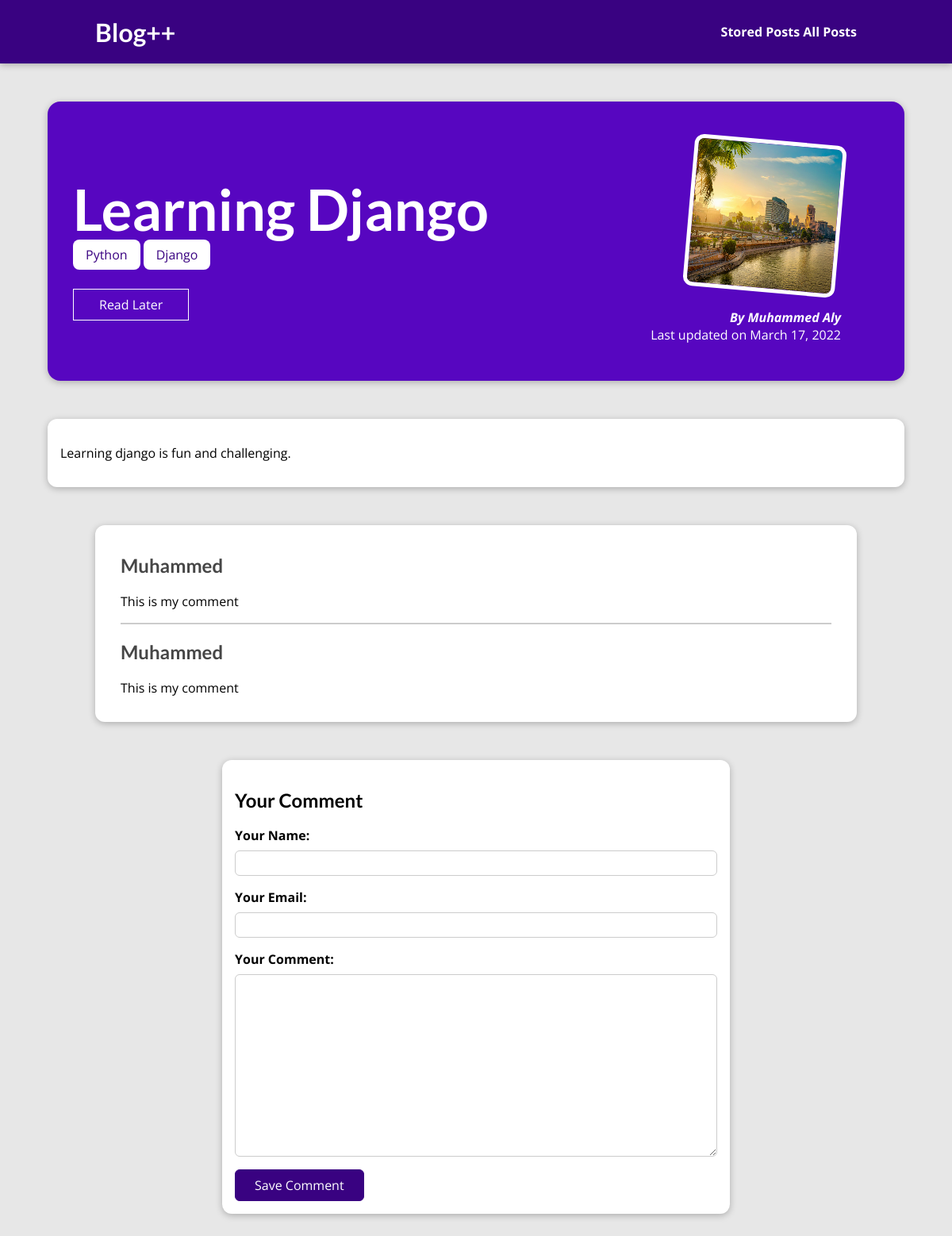
/posts/learning-django, run on the app's committed database.
### blogs/models.py (models this page shows, shortened)
class Post(models.Model):
    title = models.CharField(max_length=150)
    excerpt = models.CharField(max_length=200)
    image = models.ImageField(upload_to='posts', null=True)
    date = models.DateField(auto_now=True)
    slug = models.SlugField(unique=True)
    content = models.TextField(validators=[MinLengthValidator(10)])
    author = models.ForeignKey(
        Author, on_delete=models.SET_NULL, null=True, related_name='posts')
    tags = models.ManyToManyField(Tag)

class Tag(models.Model):
    caption = models.CharField(max_length=20)

class Author(models.Model):
    firstName = models.CharField(max_length=100)
    lastName = models.CharField(max_length=100)
    emailAddress = models.EmailField()
    def fullName(self):
        return f'{self.firstName} {self.lastName}'
    def __str__(self) -> str:
        return self.fullName()

class Comment(models.Model):
    userName = models.CharField(max_length=120)
    userEmail = models.EmailField()
    text = models.TextField(max_length=400)
    post = models.ForeignKey(
        Post, on_delete=models.CASCADE, related_name='comments')

### blogs/views.py (the view, shortened to what this page needs)
# urls.py: path('posts/<slug:slug>', views.PostDetail.as_view(), name='post-detail'),
class PostDetail(View):
    def get(self, request, slug):
        post = Post.objects.get(slug=slug)
        context = {
            'post': post,
            'tags': post.tags.all(),
            'form': CommentForm(),
            'comments': post.comments.all().order_by('-id')
        }
        return render(request, 'blogs/post-detail.html', context)

### blogs/forms.py
class CommentForm(forms.ModelForm):
    class Meta:
        model = Comment
        exclude = ['post']
        labels = {
            'userName': 'Your Name',
            'userEmail': 'Your Email',
            'text': 'Your Comment'
        }

### blogs/templates/blogs/post-detail.html (shortened to what this page needs)
{% extends 'base.html' %}
{% load static %}
{% block css_file %}
    <link rel = 'stylesheet' href = {% static 'blogs/post-detail.css' %}>
{% endblock css_file %}
{% block content %}
    <section id = 'summary'>
        <h2>{{post.title}}</h2>
        <div>
            {% for tag in tags %}
                <span class='tag'>{{tag.caption}}</span>
            {% endfor %}
        </div>
        <div id='read-later'>
            <form action={% url 'read-later' %} method='POST'>
                <button>Read Later</button>
            </form>
        </div>
        <article>
            <img src={{ post.image.url }} alt={{post.title}}>
            <address>By <a href="mailto:{{post.email}}"  target="_blank" >{{post.author}}</a></address>
            <div>
                Last updated on <date>{{post.date}}</date>
            </div>
        </article>
    </section>
    <main>
        <p>
            {{post.content|linebreaks}}
        </p>
    </main>
    <section id='comments'>
        <ul>
            {% for comment in comments %}
                <li>
                    <h2>{{ comment.userName }}</h2>
                    <p>{{ comment.text|linebreaks }}</p>
                </li>
            {% endfor %}
        </ul>
    </section>
    <section id = 'comment-form'>
        <h2>Your Comment</h2>
        <form action={% url 'post-detail' post.slug %} method='POST'>
            {% for field in form %}
            <div class = 'form-control'>
                {{ field.label_tag }}
                {{ field }}
            </div>
            {% endfor %}
            <button>Save Comment</button>
        </form>
    </section>
{% endblock content %}

### templates/base.html (shortened to what this page needs)
{% load static %}
<!DOCTYPE html>
<html lang="en">
    <head>
        <link rel = 'stylesheet' href = {% static 'style.css' %}>
        {% block css_file %}
        {% endblock css_file %}
    </head>
    <body>
        <header id='main-navigation'>
            <h1>
                <a href='/'>Blog++</a>
            </h1>
            <nav>
                <a href={% url 'read-later' %}>Stored Posts</a>
                <a href={% url 'posts' %}>All Posts</a>
            </nav>
        </header>
        {% block content %}
        {% endblock content %}
    </body>
</html>

### static/style.css (style rules this page uses)
* { box-sizing: border-box; }
html { font-family: 'Open Sans', 'Lato', sans-serif; }
body { margin: 0; }
h1, h2, h3 { font-family: 'Lato', sans-serif; font-weight: bold; }
#main-navigation { width: 100%; height: 5rem; display: flex; justify-content: space-between; align-items: center; padding: 0 10%; position: absolute; top: 0; left: 0; }
#main-navigation a { text-decoration: none; color: white; font-weight: bold; }

### blogs/static/blogs/post-detail.css (style rules this page uses)
body { background-color: #e7e7e7; }
#main-navigation { background-color: #390281; box-shadow: 0 2px 8px rgba(0, 0, 0, 0.25); }
#summary { margin: 8rem auto 3rem auto; padding: 2rem; width: 90%; max-width: 90rem; border-radius: 16px; background-color: #5706c0; position: relative; box-shadow: 0 2px 8px rgba(0, 0, 0, 0.25); height: 22rem; }
#summary h2 { color: white; font-size: 4.5rem; margin-bottom: 0.25rem; }
#summary article { position: absolute; top: 2rem; right: 3rem; padding: 1rem 2rem; border-radius: 12px; text-align: right; color: white; }
#summary article img { width: 12rem; height: 12rem; border-radius: 12px; transform: rotateZ(5deg); border: 5px solid white; margin-bottom: 1rem; }
#summary address { font-weight: bold; }
#summary a { color: white; text-decoration: none; }
#read-later { margin: 2rem 0; }
#read-later button { background-color: transparent; border: 1px solid white; padding: 0.5rem 2rem; font: inherit; color: white; cursor: pointer; }
main { width: 90%; max-width: 90rem; margin: 3rem auto; background-color: white; padding: 1rem; border-radius: 12px; box-shadow: 0 2px 8px rgba(0, 0, 0, 0.25); }
.tag { background-color: white; color: #390281; padding: 0.5rem 1rem; border-radius: 8px; }
#comment-form { margin: 3rem auto; width: 90%; max-width: 40rem; border-radius: 12px; background-color: white; box-shadow: 0 2px 8px rgba(0, 0, 0, 0.25); padding: 1rem; }
#comment-form button { font: inherit; background-color: #390281; color: white; border: 1px solid #390281; padding: 0.5rem 1.5rem; border-radius: 6px; cursor: pointer; }
.form-control { margin-bottom: 1rem; }
.form-control label { font-weight: bold; margin-bottom: 0.5rem; display: block; }
.form-control input, .form-control textarea { display: block; width: 100%; font: inherit; padding: 0.25rem; border-radius: 6px; border: 1px solid #ccc; }
#comments { margin: 3rem auto; width: 90%; max-width: 60rem; border-radius: 12px; background-color: white; box-shadow: 0 2px 8px rgba(0, 0, 0, 0.25); padding: 1rem 2rem; }
#comments ul { list-style: none; margin: 0; padding: 0; }
#comments li { margin-bottom: 1rem; border-bottom: 2px solid #ccc; }
#comments li:last-of-type { border-bottom: none; }
#comments h2 { color: #464646; }

### data on the page
Post: title "Learning Django", image (picture), author "Muhammed Aly", date "March 17, 2022", content "Learning django is fun and challenging."
Tag: caption "Python"
Tag: caption "Django"
Comment: userName "Muhammed", text "This is my comment"
Comment: userName "Muhammed", text "This is my comment"

### other printed values
{{ field.label_tag }} "Your Name:" "Your Email:" "Your Comment:"
